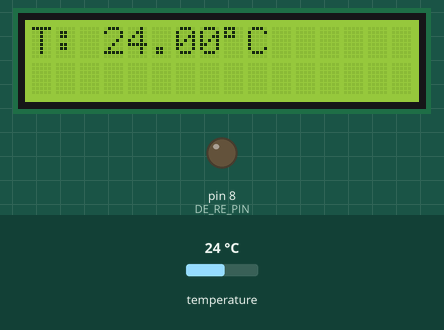
Recording of a sketch running on a simulated Arduino Nano, built with avr-gcc and run on an emulated ATmega328P. Shown: 16×2 character LCD, output pins drawn as LEDs (lit = HIGH). The inputs (shaded band) are chosen by the test bench; at power-on: temperature 24 °C. What the sketch prints to the serial monitor is not drawn.

Above: at 3.4 s.
3.5 s: temperature set to 12 °C
At 4.6 s:
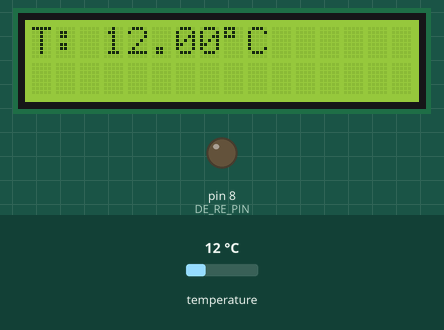
5.3 s: temperature set to 19 °C
At 7.0 s:
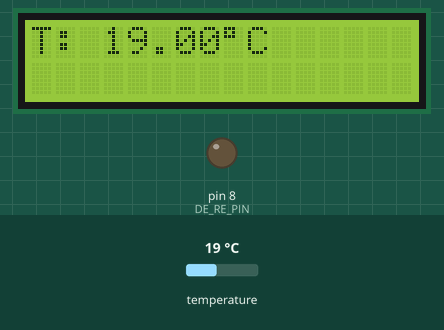
7.3 s: temperature set to 28 °C
At 8.8 s:
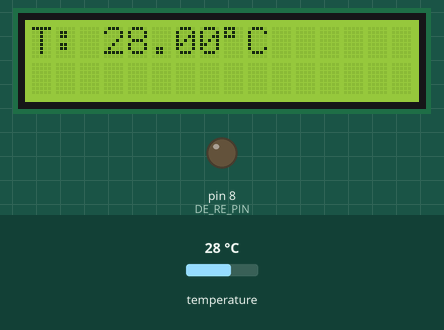
Timing chart, 0 to 10.3 s (numbered marks = the images above; inputs shaded):
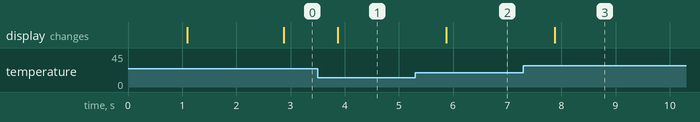

The sketch:

nano_solo_temperatura.ino
```cpp
//TEMPERATURA INICIAL NANO SOLO

#include <OneWire.h>
#include <DallasTemperature.h>
#include <Wire.h>
#include <LiquidCrystal_I2C.h>
#include <SoftwareSerial.h>

// === PINOUT ===
#define ONE_WIRE_PIN 2    // Bus 1-Wire del DS18B20
#define DE_RE_PIN    8    // DE/RE del MAX485
#define RX_PIN      10    // RO del MAX485 (SoftSerial RX)
#define TX_PIN      11    // DI del MAX485 (SoftSerial TX)

// === Objetos ===
OneWire oneWire(ONE_WIRE_PIN);
DallasTemperature sensors(&oneWire);
LiquidCrystal_I2C lcd(0x27, 16, 2);
SoftwareSerial rs485(RX_PIN, TX_PIN);

// === Buffers para promedio ===
float bufferTemp[60];
uint8_t bufIndex    = 0;
bool    bufFull     = false;
float   sumTemps    = 0.0;

// === Temporizadores ===
unsigned long lastSecMillis = 0;
unsigned long lastMinMillis = 0;

void setup() {
  Serial.begin(9600);
  // RS-485
  pinMode(DE_RE_PIN, OUTPUT);
  digitalWrite(DE_RE_PIN, LOW);     // MODO RECEIVE
  rs485.begin(9600);

  // Sensor + LCD
  sensors.begin();
  lcd.init();
  lcd.backlight();
  lcd.clear();
  lcd.print("Iniciando...");
  delay(1000);
  lcd.clear();

  // Init timers & buffer
  lastSecMillis = lastMinMillis = millis();
  for (int i = 0; i < 60; i++) bufferTemp[i] = 0.0;
}

void loop() {
  unsigned long now = millis();

  // —— 1. Lectura cada segundo ——
  if (now - lastSecMillis >= 1000UL) {
    lastSecMillis += 1000UL;
    sensors.requestTemperatures();
    float tempC = sensors.getTempCByIndex(0);

    // Actualizar buffer
    if (bufFull) sumTemps -= bufferTemp[bufIndex];
    bufferTemp[bufIndex] = tempC;
    sumTemps += tempC;
    bufIndex = (bufIndex + 1) % 60;
    if (bufIndex == 0) bufFull = true;

    // Mostrar instantánea en LCD
    lcd.clear();
    lcd.setCursor(0,0);
    lcd.print("T: ");
    lcd.print(tempC,2);
    lcd.write(0xDF); // °
    lcd.print("C");

    // Debug USB
    Serial.print("Temp: ");
    Serial.print(tempC,2);
    Serial.println(" C");
  }

  // —— 2. Promedio cada minuto ——
  if (now - lastMinMillis >= 60000UL) {
    lastMinMillis += 60000UL;
    uint8_t count = bufFull ? 60 : bufIndex;
    if (count == 0) return;

    float avg = sumTemps / count;

    // Mostrar promedio en LCD (línea 2)
    lcd.setCursor(0,1);
    lcd.print("P: ");
    lcd.print(avg,2);
    lcd.write(0xDF);
    lcd.print("C");

    // Envío por RS-485 en protocolo i<addr>:<valor>f\n
    digitalWrite(DE_RE_PIN, HIGH);   // TX
    rs485.print('i');
    rs485.print(107);                // ID nodo temperatura
    rs485.print(':');
    rs485.print(avg,2);
    rs485.print('f');
    rs485.print('\n');
    rs485.flush();
    digitalWrite(DE_RE_PIN, LOW);    // RX

    // Debug envío
    Serial.print("Enviado RS485: i107:");
    Serial.print(avg,2);
    Serial.println("f");
  }
}
```

Measured:
- after the input at 3.5 s, the display: changes after 0.37 s (image 1)
- after the input at 5.3 s, the display: changes after 0.57 s (image 2)
- after the input at 7.3 s, the display: changes after 0.57 s (image 3)
